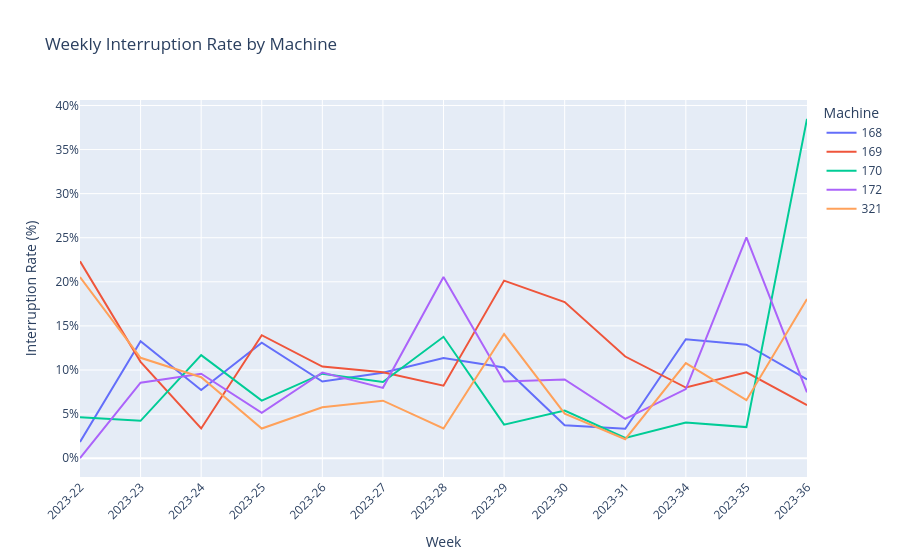

Here is the notebook cell this chart was saved with:
### Code cell
df.head()

d=df.groupby(["WeekOfYear","DeviceID"]).agg(
    InterruptionHours=("InterruptionHours","sum"),
    TotalReportedHours=("TotalReportedHours","sum")
                       
).reset_index()
d["InterruptionRate"]=d["InterruptionHours"] / d["TotalReportedHours"] *100

fig=px.line(
    d,
    x="WeekOfYear",
    y="InterruptionRate",
    color="DeviceID",
    title="Weekly Interruption Rate by Machine",
    labels={
        "WeekOfYear": "Week",
        "InterruptionRate": "Interruption Rate (%)",
        "DeviceID": "Machine"
    }
)

fig.update_xaxes(tickangle=-45, automargin=True)
fig.update_yaxes(ticksuffix="%", automargin=True)

fig.show()

### Figure 1 — Plotly figure (JSON) as saved in the notebook; plotly's stock layout.template omitted (floating-point values rounded to 4 significant figures)
{"data": [{"hovertemplate": "Machine=168<br>Week=%{x}<br>Interruption Rate (%)=%{y}<extra></extra>", "legendgroup": "168", "line": {"color": "#636efa", "dash": "solid"}, "marker": {"symbol": "circle"}, "mode": "lines", "name": "168", "orientation": "v", "showlegend": true, "type": "scatter", "x": ["2023-22", "2023-23", "2023-24", "2023-25", "2023-26", "2023-27", "2023-28", "2023-29", "2023-30", "2023-31", "2023-34", "2023-35", "2023-36"], "xaxis": "x", "y": [1.835, 13.25, 7.73, 13.09, 8.692, 9.682, 11.37, 10.28, 3.722, 3.337, 13.49, 12.86, 8.929], "yaxis": "y"}, {"hovertemplate": "Machine=169<br>Week=%{x}<br>Interruption Rate (%)=%{y}<extra></extra>", "legendgroup": "169", "line": {"color": "#EF553B", "dash": "solid"}, "marker": {"symbol": "circle"}, "mode": "lines", "name": "169", "orientation": "v", "showlegend": true, "type": "scatter", "x": ["2023-22", "2023-23", "2023-24", "2023-25", "2023-26", "2023-27", "2023-28", "2023-29", "2023-30", "2023-31", "2023-34", "2023-35", "2023-36"], "xaxis": "x", "y": [22.32, 10.92, 3.368, 13.94, 10.39, 9.745, 8.214, 20.14, 17.7, 11.53, 8.007, 9.737, 6.003], "yaxis": "y"}, {"hovertemplate": "Machine=170<br>Week=%{x}<br>Interruption Rate (%)=%{y}<extra></extra>", "legendgroup": "170", "line": {"color": "#00cc96", "dash": "solid"}, "marker": {"symbol": "circle"}, "mode": "lines", "name": "170", "orientation": "v", "showlegend": true, "type": "scatter", "x": ["2023-22", "2023-23", "2023-24", "2023-25", "2023-26", "2023-27", "2023-28", "2023-29", "2023-30", "2023-31", "2023-34", "2023-35", "2023-36"], "xaxis": "x", "y": [4.629, 4.234, 11.68, 6.525, 9.579, 8.638, 13.76, 3.803, 5.394, 2.298, 4.046, 3.522, 38.48], "yaxis": "y"}, {"hovertemplate": "Machine=172<br>Week=%{x}<br>Interruption Rate (%)=%{y}<extra></extra>", "legendgroup": "172", "line": {"color": "#ab63fa", "dash": "solid"}, "marker": {"symbol": "circle"}, "mode": "lines", "name": "172", "orientation": "v", "showlegend": true, "type": "scatter", "x": ["2023-22", "2023-23", "2023-24", "2023-25", "2023-26", "2023-27", "2023-28", "2023-29", "2023-30", "2023-31", "2023-34", "2023-35", "2023-36"], "xaxis": "x", "y": [0.0, 8.556, 9.58, 5.149, 9.716, 7.973, 20.55, 8.69, 8.932, 4.448, 7.835, 25.03, 7.463], "yaxis": "y"}, {"hovertemplate": "Machine=321<br>Week=%{x}<br>Interruption Rate (%)=%{y}<extra></extra>", "legendgroup": "321", "line": {"color": "#FFA15A", "dash": "solid"}, "marker": {"symbol": "circle"}, "mode": "lines", "name": "321", "orientation": "v", "showlegend": true, "type": "scatter", "x": ["2023-22", "2023-23", "2023-24", "2023-25", "2023-26", "2023-27", "2023-28", "2023-29", "2023-30", "2023-31", "2023-34", "2023-35", "2023-36"], "xaxis": "x", "y": [20.54, 11.38, 9.174, 3.362, 5.775, 6.519, 3.36, 14.07, 5.057, 2.147, 10.79, 6.576, 18.06], "yaxis": "y"}], "layout": {"legend": {"title": {"text": "Machine"}, "tracegroupgap": 0}, "title": {"text": "Weekly Interruption Rate by Machine"}, "xaxis": {"anchor": "y", "automargin": true, "domain": [0.0, 1.0], "tickangle": -45, "title": {"text": "Week"}}, "yaxis": {"anchor": "x", "automargin": true, "domain": [0.0, 1.0], "ticksuffix": "%", "title": {"text": "Interruption Rate (%)"}}}}
